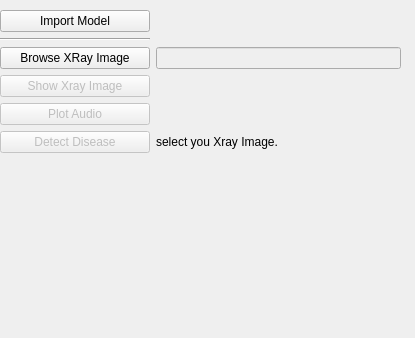
<?xml version="1.0" encoding="UTF-8"?>
<ui version="4.0">
 <class>Detect_Emotion_Window</class>
 <widget class="QWidget" name="Detect_Emotion_Window">
  <property name="geometry">
   <rect>
    <x>0</x>
    <y>0</y>
    <width>415</width>
    <height>338</height>
   </rect>
  </property>
  <property name="windowTitle">
   <string>Detect_Emotion_Window</string>
  </property>
  <widget class="QWidget" name="formWidget" native="true">
   <property name="geometry">
    <rect>
     <x>0</x>
     <y>10</y>
     <width>401</width>
     <height>311</height>
    </rect>
   </property>
   <layout class="QFormLayout" name="formLayout">
    <item row="0" column="0">
     <widget class="QPushButton" name="button_import_model">
      <property name="minimumSize">
       <size>
        <width>150</width>
        <height>0</height>
       </size>
      </property>
      <property name="text">
       <string>Import Model</string>
      </property>
     </widget>
    </item>
    <item row="0" column="1">
     <widget class="QLabel" name="label_model_details">
      <property name="text">
       <string/>
      </property>
     </widget>
    </item>
    <item row="1" column="0">
     <widget class="Line" name="line">
      <property name="minimumSize">
       <size>
        <width>150</width>
        <height>0</height>
       </size>
      </property>
      <property name="orientation">
       <enum>Qt::Horizontal</enum>
      </property>
     </widget>
    </item>
    <item row="2" column="0">
     <widget class="QPushButton" name="button_browse_audio">
      <property name="minimumSize">
       <size>
        <width>150</width>
        <height>0</height>
       </size>
      </property>
      <property name="text">
       <string>Browse XRay Image</string>
      </property>
     </widget>
    </item>
    <item row="2" column="1">
     <widget class="QLineEdit" name="edit_audio_name">
      <property name="enabled">
       <bool>false</bool>
      </property>
     </widget>
    </item>
    <item row="3" column="0">
     <widget class="QPushButton" name="button_play_audio">
      <property name="enabled">
       <bool>false</bool>
      </property>
      <property name="minimumSize">
       <size>
        <width>150</width>
        <height>0</height>
       </size>
      </property>
      <property name="text">
       <string>Show Xray Image</string>
      </property>
     </widget>
    </item>
    <item row="4" column="0">
     <widget class="QPushButton" name="button_plot_audio">
      <property name="enabled">
       <bool>false</bool>
      </property>
      <property name="minimumSize">
       <size>
        <width>150</width>
        <height>0</height>
       </size>
      </property>
      <property name="maximumSize">
       <size>
        <width>250</width>
        <height>16777215</height>
       </size>
      </property>
      <property name="text">
       <string>Plot Audio</string>
      </property>
     </widget>
    </item>
    <item row="5" column="0">
     <widget class="QPushButton" name="button_detect_emotion">
      <property name="enabled">
       <bool>false</bool>
      </property>
      <property name="minimumSize">
       <size>
        <width>150</width>
        <height>0</height>
       </size>
      </property>
      <property name="text">
       <string>Detect Disease</string>
      </property>
     </widget>
    </item>
    <item row="5" column="1">
     <widget class="QLabel" name="progress_bar">
      <property name="text">
       <string>select you Xray Image.</string>
      </property>
     </widget>
    </item>
   </layout>
  </widget>
 </widget>
 <resources/>
 <connections/>
</ui>
